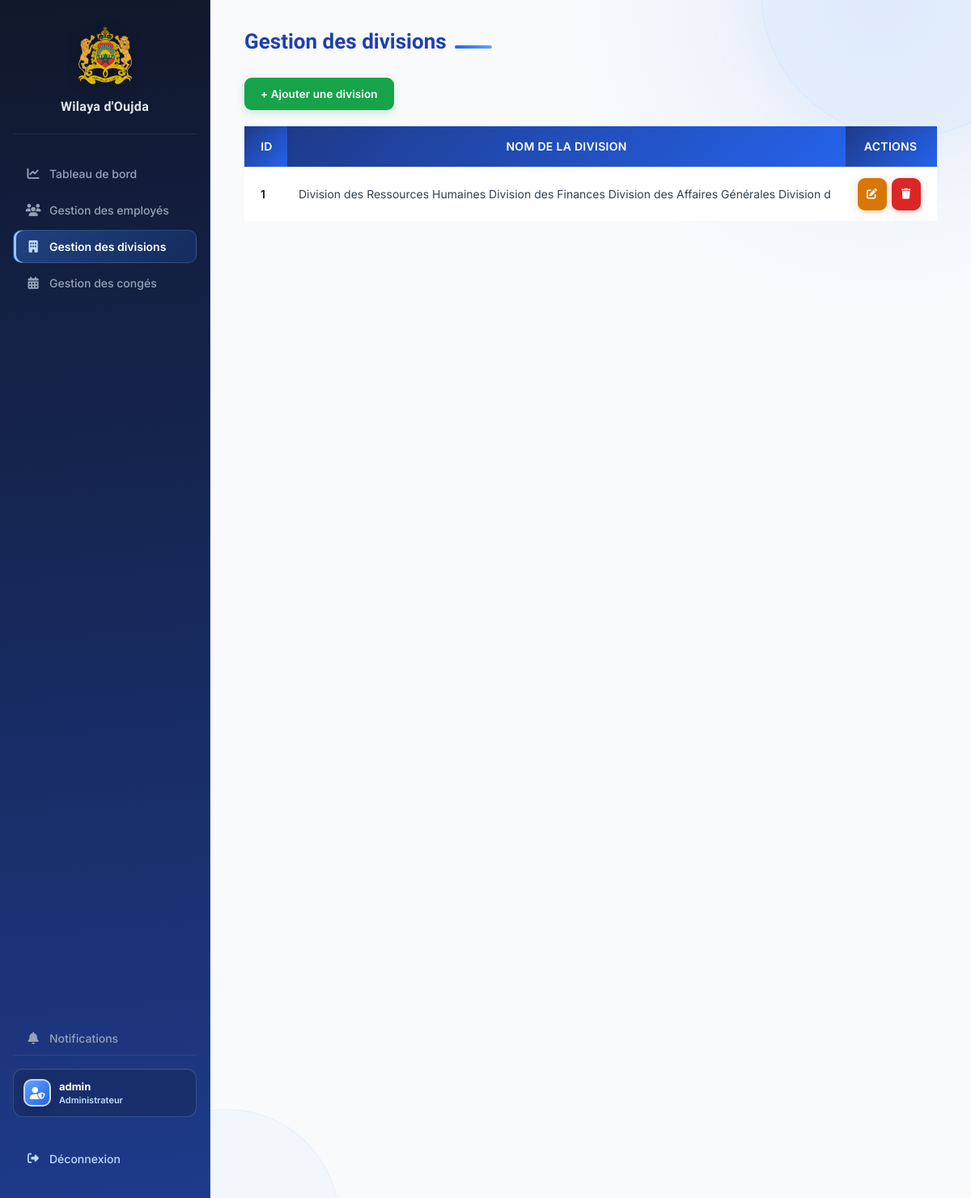
The page /admin/dashboard.php?page=divisions (signed in) on the database its author committed.
### tables this page shows
CREATE TABLE `divisions` (
  `id` int(11) NOT NULL,
  `nom_division` varchar(100) NOT NULL
);

### config/auth.php (called while the page is built, shortened)
<?php
function e($value): string
{
    return htmlspecialchars((string) $value, ENT_QUOTES, 'UTF-8');
}
?>

### admin/divisions.php (the view, shortened to what this page needs)
<?php
require_once "../config/auth.php";
require_once "../config/database.php";
$sql = "SELECT * FROM divisions ORDER BY id DESC";
$stmt = $pdo->query($sql);
$divisions = $stmt->fetchAll();
?>
<h1>Gestion des divisions</h1>
<a href="dashboard.php?page=ajouter_division" class="btn-ajouter">
    + Ajouter une division
</a>
<br><br>
<table>
    <tr>
        <th>ID</th>
        <th>Nom de la division</th>
        <th>Actions</th>
    </tr>
    <?php foreach ($divisions as $division) { ?>
        <tr>
            <td><?= $division['id']; ?></td>
            <td><?= e($division['nom_division']); ?></td>
            <td class="actions">
    <a class="btn-icon btn-modifier"
       href="dashboard.php?page=modifier_division&id=<?= $division['id']; ?>"
       title="Modifier">
        <i class="fa-solid fa-pen-to-square"></i>
    </a>
    <a class="btn-icon btn-supprimer"
       href="supprimer_division.php?id=<?= $division['id']; ?>"
       onclick="return confirm('Voulez-vous vraiment supprimer cette division ?')"
       title="Supprimer">
        <i class="fa-solid fa-trash"></i>
    </a>
</td>
        </tr>
    <?php } ?>
</table>

### assets/css/dashboard.css (style rules this page uses)
*, *::before, *::after { box-sizing: border-box; }
html { scroll-behavior: smooth; }
body { margin: 0; padding: 0; font-family: 'Inter', system-ui, sans-serif; background: #f1f5f9; color: #1e293b; -webkit-font-smoothing: antialiased; -moz-osx-font-smoothing: grayscale; }
.main-content h1 { color: #0f172a; margin: 0 0 6px; font-family: 'Sora', sans-serif; font-size: 26px; font-weight: 700; line-height: 1.2; }
h1 { color: #0f172a; font-family: 'Sora', sans-serif; }
table { width: 100%; border-collapse: collapse; font-size: 14px; }
tbody tr { border-bottom: 1px solid #f1f5f9; transition: background 0.15s ease; }
tbody tr:last-child { border-bottom: none; }
tbody td { padding: 13px 14px; color: #334155; vertical-align: middle; }
:root { --surface: #ffffff; --surface-muted: #f8fafc; --line: #e2e8f0; --ink: #0f172a; --muted: #64748b; --brand: #2563eb; --brand-dark: #1e3a8a; --shadow-sm: 0 2px 10px rgba(15, 23, 42, 0.06); --shadow-md: 0 12px 30px rgba(15, 23, 42, 0.09); }
.main-content>h1 { display: flex; align-items: center; gap: 10px; min-height: 32px; }
.main-content>* { position: relative; }

### assets/css/table.css (style rules this page uses)
table { width: 100%; border-collapse: collapse; border-spacing: 0; font-size: 14px; }
th { padding: 13px 16px; text-align: left; font-family: 'Inter', sans-serif; font-size: 11px; font-weight: 700; text-transform: uppercase; letter-spacing: 0.65px; color: #94a3b8; white-space: nowrap; border-bottom: 1px solid rgba(255, 255, 255, 0.05); }
th:first-child { padding-left: 20px; }
th:last-child { padding-right: 20px; text-align: center; }
td { padding: 13px 16px; text-align: left; border-bottom: 1px solid #f1f5f9; color: #334155; font-size: 14px; vertical-align: middle; background: white; transition: background 0.15s ease; }
td:first-child { padding-left: 20px; }
td:last-child { padding-right: 20px; text-align: center; }
tbody tr:nth-child(even) td { background: #f8fafc; }
tbody tr:last-child td { border-bottom: none; }
td:first-child { font-weight: 600; color: #0f172a; }
.btn-ajouter, .btn-rechercher, .btn-modifier, .btn-supprimer, .btn-valider, .btn-refuser { display: inline-flex; align-items: center; justify-content: center; gap: 7px; border: none; border-radius: 9px; color: white; text-decoration: none; font-family: 'Inter', sans-serif; font-size: 13.5px; font-weight: 600; cursor: pointer; transition: transform 0.18s ease, box-shadow 0.18s ease, filter 0.18s ease; letter-spacing: 0.1px; }
.btn-ajouter i, .btn-rechercher i, .btn-modifier i, .btn-supprimer i, .btn-valider i, .btn-refuser i { font-size: 13px; }
.btn-ajouter { padding: 10px 20px; background: #16a34a; box-shadow: 0 3px 10px rgba(22, 163, 74, 0.22); }
.btn-modifier { padding: 9px 15px; background: #d97706; box-shadow: 0 3px 8px rgba(217, 119, 6, 0.22); }
.btn-supprimer { padding: 9px 15px; background: #dc2626; box-shadow: 0 3px 8px rgba(220, 38, 38, 0.22); }
.btn-icon { width: 36px; height: 36px; display: inline-flex; align-items: center; justify-content: center; border: none; border-radius: 9px; color: white; text-decoration: none; font-size: 14px; cursor: pointer; transition: transform 0.18s ease, box-shadow 0.18s ease, filter 0.18s ease; flex-shrink: 0; }
.btn-icon i { margin: 0; pointer-events: none; }
.btn-modifier.btn-icon { padding: 0; background: #d97706; box-shadow: 0 2px 8px rgba(217, 119, 6, 0.25); }
.btn-supprimer.btn-icon { padding: 0; background: #dc2626; box-shadow: 0 2px 8px rgba(220, 38, 38, 0.25); }
.actions { display: flex; justify-content: center; align-items: center; gap: 6px; flex-wrap: wrap; }
table th { background: linear-gradient(135deg, #1e3a8a, #2563eb); color: #ffffff; font-weight: 600; padding: 15px 18px; text-align: center; border: none; font-size: 14px; letter-spacing: 0.3px; }
td, th { line-height: 1.4; }
.btn-ajouter, .btn-rechercher, .btn-modifier, .btn-supprimer, .btn-valider, .btn-refuser { min-height: 40px; }

### assets/css/form.css (style rules this page uses)
.main-content>h1 { margin-bottom: 28px; color: #1e40af; }
table tr:first-child th { background: linear-gradient(135deg, #1e3a8a, #2563eb); color: #fff; }
table tr:nth-child(even) td { background: #fff; }
.main-content>h1::after { content: ""; display: block; width: 46px; height: 4px; margin-top: 12px; border-radius: 99px; background: linear-gradient(90deg, #2563eb, #60a5fa); }

### rows shown on the page
divisions: id "1", nom_division "Division des Ressources Humaines Division des Finances Division des Affaires Générales Division d"

### other values the page prints
$_SESSION['username'] "admin"
$roleLabel "Administrateur"
